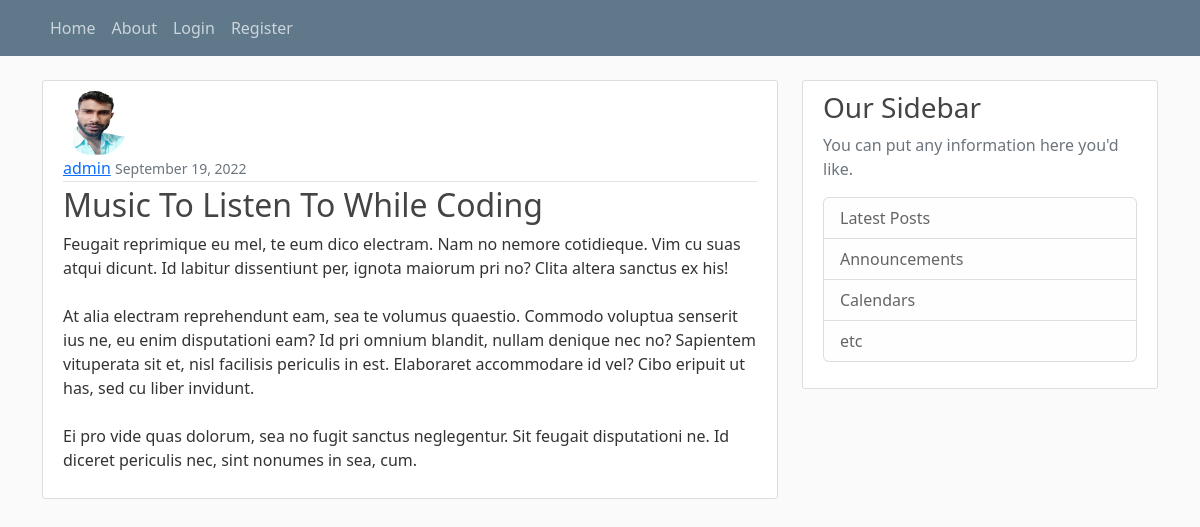
/post/67/, run on the app's committed database.
### blog/models.py (models this page shows, shortened)
class Post(models.Model):
    title = models.CharField(max_length=100)
    content = models.TextField()
    posted_date = models.DateTimeField(default=timezone.now)
    author = models.ForeignKey(User, on_delete=models.CASCADE)

### users/models.py (models this page shows, shortened)
class Profile(models.Model):
    user = models.OneToOneField(User, on_delete=models.CASCADE)
    image = models.ImageField(default='default.jpg', upload_to = 'profile_pics')

### blog/views.py (the view)
# urls.py: path('post/<int:pk>/', PostDetailView.as_view(), name='post-detail'),
class PostDetailView(DetailView):
    model = Post

### blog/templates/blog/post_detail.html (shortened to what this page needs)
{% extends 'blog/base.html' %}
{% block content %}
    <article class="media content-section">
        <img class="rounded-circle article-img" src="{{ object.author.profile.image.url }}">
        <div class="media-body">
            <div class="article-metadata">
                <a class="mr-2" href="{% url 'user-posts' object.author.username %}">{{ object.author }}</a>
                <small class="text-muted">{{ object.posted_date|date:"F d, Y" }}</small>
            </div>
        <h2 class="article-title">{{ object.title }}</h2>
        <p class="article-content">{{ object.content }}</p>
        </div>
    </article>
{% endblock content %}

### blog/static/blog/main.css (style rules this page uses)
body { background: #fafafa; color: #333333; margin-top: 5rem; }
h1, h2, h3, h4, h5, h6 { color: #444444; }
.content-section { background: #ffffff; padding: 10px 20px; border: 1px solid #dddddd; border-radius: 3px; margin-bottom: 20px; }
.article-title { color: #444444; }
.article-content { white-space: pre-line; }
.article-img { height: 65px; width: 65px; margin-right: 16px; }
.article-metadata { padding-bottom: 1px; margin-bottom: 4px; border-bottom: 1px solid #e3e3e3 }

### data on the page
Post: author.profile.image (picture), author "admin", posted_date "September 19, 2022", title "Music To Listen To While Coding", content "Feugait reprimique eu mel, te eum dico electram. Nam no nemore cotidieque. Vim cu suas atqui dicunt. Id labitur dissentiunt per, ignota maiorum pri no? Clita altera sanctus ex his! At alia electram reprehendunt eam, sea te volumus quaestio. Commodo voluptua senserit ius ne, eu enim disputationi eam? Id pri omnium blandit, nullam denique nec no? Sapientem vituperata sit et, nisl facilisis periculis in est. Elaboraret accommodare id vel? Cibo eripuit ut has, sed cu liber invidunt. Ei pro vide quas dolorum, sea no fugit sanctus neglegentur. Sit feugait disputationi ne. Id diceret periculis nec, sint nonumes in sea, cum."
